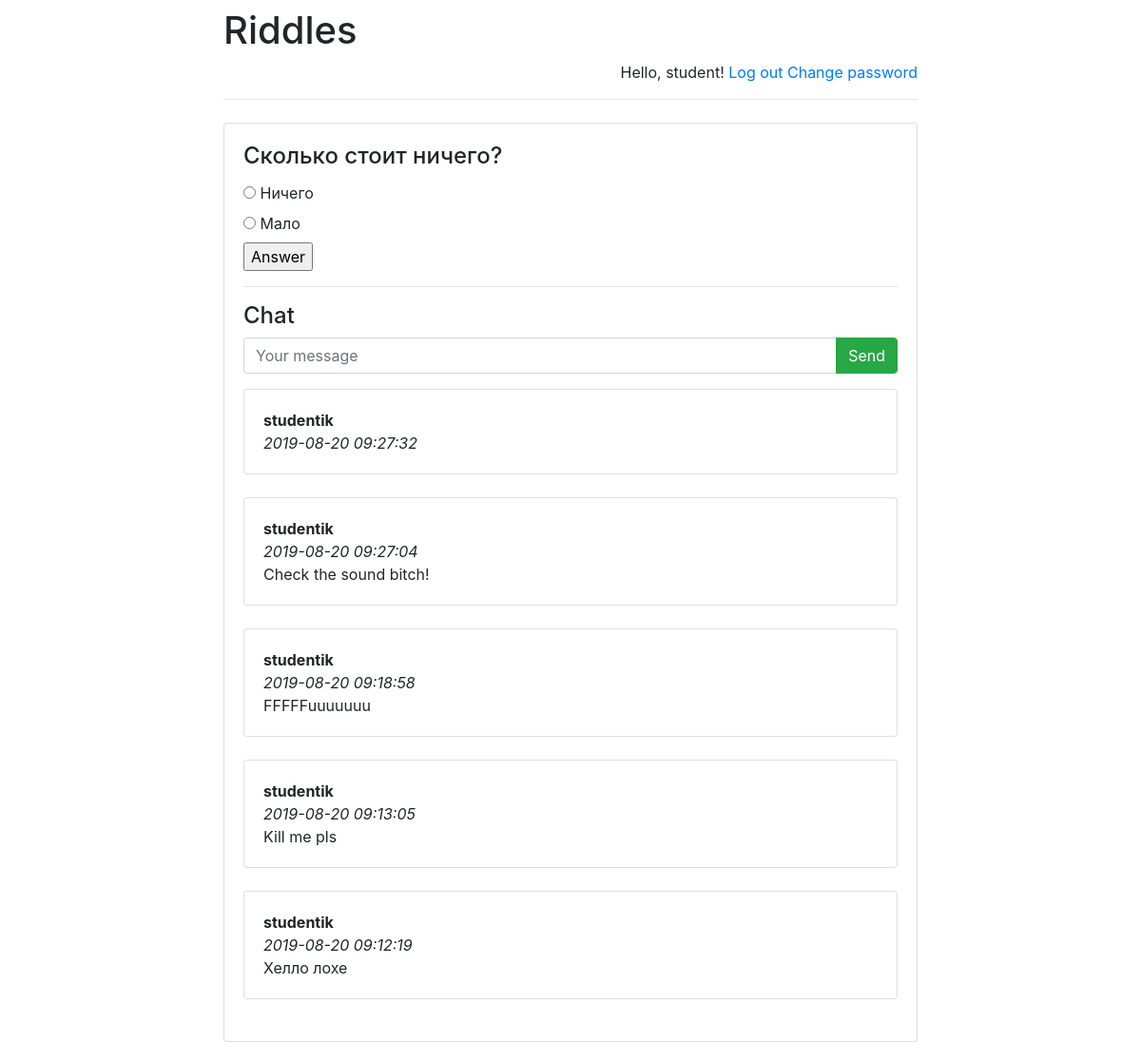
/riddles/1/ (signed in), run on the app's committed database.
### riddles/models.py (models this page shows)
class Riddle(models.Model):
    riddle_text = models.CharField(max_length=255)
    pub_date = models.DateTimeField('date published')

class Option(models.Model):
    riddle = models.ForeignKey(Riddle, on_delete=models.CASCADE)
    text = models.CharField(max_length=255)
    correct = models.BooleanField(default=False)

class Message(models.Model):
    chat = models.ForeignKey(
        Riddle,
        verbose_name='Чат под загадкой',
        on_delete=models.CASCADE)
    author = models.ForeignKey(
        User,
        verbose_name='Пользователь',
        on_delete=models.CASCADE)
    message = models.TextField('Сообщение')
    pub_date = models.DateTimeField(
        'Дата сообщения',
        default=timezone.now)

### riddles/views.py (the view)
# urls.py: url(r'^([0-9]+)/$', views.detail, name='detail'),
def detail(request, riddle_id):
    error_message = None
    if "error_message" in request.GET:
        error_message = request.GET["error_message"]
    return render(
        request,
        "answer.html",
        {
            "riddle": get_object_or_404(
                Riddle, pk=riddle_id),
            "error_message": error_message,
            "latest_messages":
                Message.objects
                    .filter(chat_id=riddle_id)
                    .order_by('-pub_date')[:5]
        }
    )

### riddles/templates/answer.html (shortened to what this page needs)
{% extends 'base.html' %}
{% block main %}
    <h4 class="card-title">{{ riddle.riddle_text }}</h4>
    <form action="answer/" method="post">
        {% for option in riddle.option_set.all %}
            <input type="radio" name="option" id="option{{ forloop.counter }}" value="{{ option.id }}" />
            <label for="option{{ forloop.counter }}">{{ option.text }}
            </label> <br>
        {% endfor %}
        <input type="submit" value="Answer" />
    </form>
    <hr>
    <h4>Chat</h4>
    {% if user.is_authenticated %}
        <form action="post/" method="post">
        <div class="input-group mb-3">
        <input type="text"
                 class="form-control"
                 placeholder="Your message"
                name="message"/>
        <div class="input-group-append">
            <input class="btn btn-success"
                    type="submit"
                    value="Send"/>
        </div>
        </div>
        </form>
    {% endif %}
    <div id="history">
    {% for message in latest_messages %}
        <div class="card">
        <div class="card-body">
            <strong>
                {{ message.author.username }}
            </strong>
            <br/>
            <em>
                {{ message.pub_date|date:'Y-m-d H:i:s' }}
            </em>
            <br/>
            {{ message.message }}
        </div>
        </div>
        <br/>
    {% endfor %}
    </div>
{% endblock %}

### riddles/templates/base.html (shortened to what this page needs)
<!DOCTYPE html>
<html lang="en">
<head>
    <link rel="stylesheet" href="http://stackpath.bootstrapcdn.com/bootstrap/4.1.3/css/bootstrap.min.css">
</head>
<body>
<div class="container">
    <div class="row justify-content-center">
        <div class="col-8">
            <h1 class="mt-2">Riddles</h1>
            {% if user.is_authenticated %}
                <p class="text-right">
                    Hello, {{ user.username }}!
                    <a href="/riddles/logout">Log out</a>
                    <a href="/riddles/password-change">Change password</a>
                </p>
            {% else %}
                <p class="text-right">
                    <a href="/riddles/login">Log in</a>
                    <a href="/riddles/register">Register</a>
                </p>
            {% endif %}
            <hr class="mt-o mb-4">
            <div class="card">
                <div class="card-body">
                    {% block main %}
                    {% endblock %}
                </div>
            </div>
        </div>
    </div>
</div>
</body>
</html>

### data on the page
Riddle: riddle_text "Сколько стоит ничего?"
Option: text "Ничего"
Option: text "Мало"
Message: author.username "studentik", pub_date "2019-08-20 09:27:32"
Message: author.username "studentik", pub_date "2019-08-20 09:27:04", message "Check the sound bitch!"
Message: author.username "studentik", pub_date "2019-08-20 09:18:58", message "FFFFFuuuuuuu"
Message: author.username "studentik", pub_date "2019-08-20 09:13:05", message "Kill me pls"
Message: author.username "studentik", pub_date "2019-08-20 09:12:19", message "Хелло лохе"

### other printed values
{{ user.username }} "student"
